Frame 1 (no input): blank canvas, image omitted
Frame 60 (the mouse pressed at the canvas centre just before this capture): blank canvas, image omitted
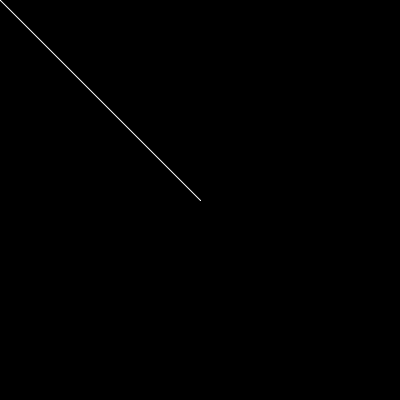
Frame 120 (the mouse held since frame 60 and released just before this capture)

The Processing sketch whose frames 1 and 60 were blank and that drew this single picture after the mouse press (run headless with seeded random() and noise(); from frame 60 on, the mouse is pressed at the canvas centre):

// Processing sketch: pMouse
// ── pMouse.pde

void setup(){
  size(400,400);
  background(0);
  smooth();
}

void draw(){
  stroke(255);
  line(mouseX, mouseY, pmouseX, pmouseY);
}
